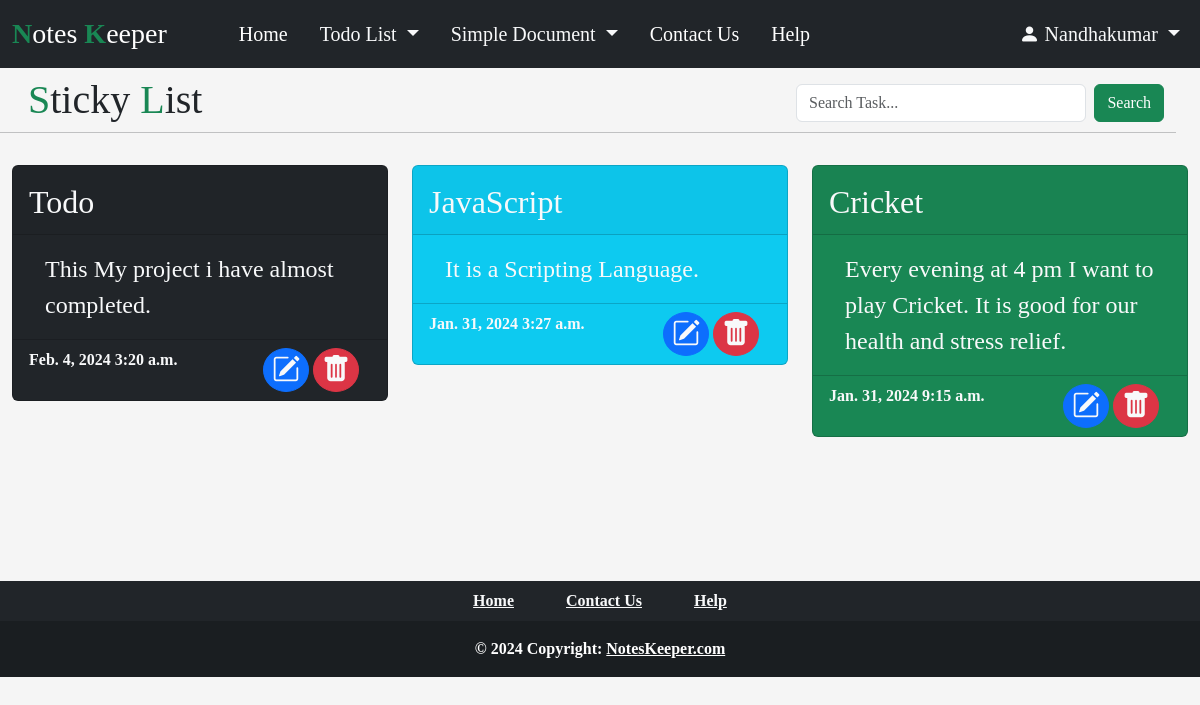
Page /todo/task_views (signed in) on the committed database.
### Todo_List/models.py (models this page shows, shortened)
class Todo_Task(models.Model):
    UserId = models.ForeignKey(User, on_delete = models.CASCADE, null = True)
    Title = models.CharField(max_length = 100)
    Task = models.TextField(max_length = 300)
    Date = models.DateField(null = True)
    Time = models.TimeField(null = True)
    Bgcolor = models.CharField(max_length = 20, null= False)

### Todo_List/views.py (the view)
# urls.py: path('task_views', views.task_views, name = 'task_views'),
@login_required
def task_views(request):
    try:
        Datas = Todo_Task.objects.filter(UserId_id = request.user)
        Data = {'Tasks': Datas}
        return render(request, 'todo_views.html', context= Data)
    except Todo_Task.DoesNotExist:
        pass
    return render(request, 'todo_views.html')

### templates/todo_views.html (shortened to what this page needs)
{% extends "index.html" %}
{% load static %}
{% block body %}
<div class="container-fluid row ">
    <div class="col-md-4">
        <h1 class="ps-3 brand"><span class="text-success">S</span>ticky <span class="text-success">L</span>ist</h1>
    </div>
    <div class="col-md-4"></div>
    <div class="col-md-4 mt-2">
        <form class="d-flex" action="/todo/search" method="get">
            <input class="form-control me-2" type="search" name="search" placeholder="Search Task..." aria-label="Search">
            <button class="btn btn-success" type="submit">Search</button>
        </form>
    </div>
    <hr>
</div>
{% if Tasks %}
<div class="container-fluid mt-3">
    <div class="row row-cols-1 row-cols-md-3 g-4">
        {% for data in Tasks reversed %}
        <div >
            <div class="card bg-{{data.Bgcolor}} text-light">
                <div class="card-header row fs-2 m-0">
                    <span class="col-md-6 mt-1 ps-0">{{data.Title}}</span>
                </div>
                <div class="card-body">
                    <p class="card-text fs-4 ps-3">
                        {{data.Task}}
                    </p>
                </div>
                <div class="card-footer bg-transparent row fw-bold m-0">
                    <span class="col-md-6 ps-0">{{data.Date}} {{data.Time}}</span>
                    <span class="col-md-6 text-end">
                        <button type="submit" class="btn btn-primary rounded-circle p-0 ps-2 pe-2">
                            <a href="/todo/update/{{data.id}}" class="text-light">
                                <i class="bi bi-pencil-square fs-3"></i></a></button>
                        <button type="submit" class="btn btn-danger rounded-circle p-0 ps-2 pe-2">
                            <a href="/todo/delete/{{data.id}}" class="text-light">
                                <i class="bi bi-trash-fill fs-3"></i></a></button>
                    </span>
                </div>
            </div>
        </div>
        {% endfor %}
    </div>
</div>
{% endif %}
{% endblock %}

### templates/index.html (shortened to what this page needs)
{% load static %}
<!DOCTYPE html>
<html lang="en">
<head>
  {% load bootstrap5 %}
  {% bootstrap_css %}
  <link rel="stylesheet" href="https://cdn.jsdelivr.net/npm/bootstrap-icons@1.3.0/font/bootstrap-icons.css">
  <link rel="stylesheet" href="{% static 'css/style.css' %}">
</head>
<body>
  <nav class="navbar navbar-expand-lg navbar-dark bg-dark mb-2">
    <div class="container-fluid ">
      <a class="navbar-brand brand fs-3" href="/"><span class="text-success fw-bold">N</span>otes <span
          class="text-success fw-bold">K</span>eeper</a>
      <div class="collapse navbar-collapse ms-5" id="navbarSupportedContent">
        <ul class="navbar-nav me-auto mb-2 mb-lg-0 fs-5">
          <li class="nav-item me-3">
            <a class="nav-link active" aria-current="page" href="/">Home</a>
          </li>
          <li class="nav-item dropdown me-3">
            <a class="nav-link dropdown-toggle text-light " href="/todo" id="navbarDropdown" role="button"
              data-bs-toggle="dropdown" aria-expanded="false">
              Todo List
            </a>
          </li>
          <li class="nav-item dropdown me-3">
            <a class="nav-link dropdown-toggle text-light " href="/document" id="navbarDropdown" role="button"
              data-bs-toggle="dropdown" aria-expanded="false">
              Simple Document
            </a>
          </li>
          <li class="nav-item me-3">
            <a class="nav-link active" aria-current="page" href="/contact">Contact Us</a>
          </li>
          <li class="nav-item me-3">
            <a class="nav-link active" aria-current="page" title="?" href="/help">Help</a>
          </li>
        </ul>
        {% if request.user.is_authenticated %}
        <ul class="navbar-nav d-flex fs-5">
          <li class="nav-item dropdown">
            <a class="nav-link dropdown-toggle  text-light " href="#" id="navbarDropdown" role="button"
              data-bs-toggle="dropdown" aria-expanded="false">
              <i class="bi bi-person-fill"></i> {{ user.username.capitalize }}
            </a>
          </li>
        </ul>
        {% endif %}
      </div>
    </div>
  </nav>
  {% block body %}
  {% endblock %}
<div class="container-fluid footer col-md-12 p-0 ">
  <footer class="bg-dark text-center text-white  mb-0 pb-0">
    <div class="container p-2 pb-2">
      <section class="mb-0 fw-bold">
        <a href="/" class="text-light me-5"> Home</a>
        <a href="/contact" class="text-light me-5"> Contact Us</a>
        <a href="help" class="text-light">Help</a>
      </section>
    </div>
  <div class="text-center fw-bold p-3" style="background-color: rgba(0, 0, 0, 0.2);">
    © 2024 Copyright:
    <a class="text-white" href="http://127.0.0.1:8000/">NotesKeeper.com</a>
  </div>
</footer>
</div>
</body>
</html>

### static/css/style.css (style rules this page uses)
body { background-color: whitesmoke; font-family: 'Times New Roman'; }
.brand { font-family: cursive; }
.footer { margin-top: 12%; }

### rows in the picture
Todo_Task: Title "Todo", Task "This My project i have almost completed.", Date "Feb. 4, 2024", Time "3:20 a.m."
Todo_Task: Title "JavaScript", Task "It is a Scripting Language.", Date "Jan. 31, 2024", Time "3:27 a.m."
Todo_Task: Title "Cricket", Task "Every evening at 4 pm I want to play Cricket. It is good for our health and stress relief.", Date "Jan. 31, 2024", Time "9:15 a.m."

### other values in the picture
{{ user.username.capitalize }} "Nandhakumar"
